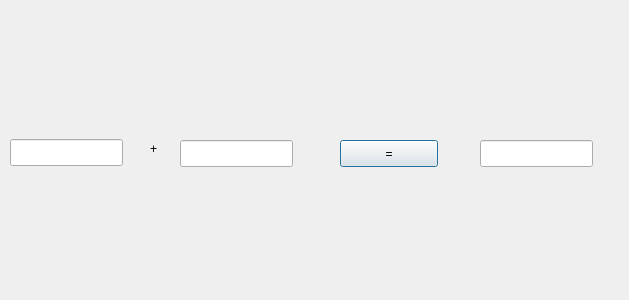
<?xml version="1.0" encoding="UTF-8"?>
<ui version="4.0">
 <class>Adder</class>
 <widget class="QDialog" name="Adder">
  <property name="geometry">
   <rect>
    <x>0</x>
    <y>0</y>
    <width>629</width>
    <height>300</height>
   </rect>
  </property>
  <property name="windowTitle">
   <string>Adder</string>
  </property>
  <widget class="QPushButton" name="equ">
   <property name="geometry">
    <rect>
     <x>340</x>
     <y>140</y>
     <width>98</width>
     <height>27</height>
    </rect>
   </property>
   <property name="text">
    <string>=</string>
   </property>
  </widget>
  <widget class="QLineEdit" name="add">
   <property name="geometry">
    <rect>
     <x>10</x>
     <y>139</y>
     <width>113</width>
     <height>27</height>
    </rect>
   </property>
  </widget>
  <widget class="QLabel" name="oper">
   <property name="geometry">
    <rect>
     <x>150</x>
     <y>140</y>
     <width>66</width>
     <height>17</height>
    </rect>
   </property>
   <property name="text">
    <string>+</string>
   </property>
  </widget>
  <widget class="QLineEdit" name="added">
   <property name="geometry">
    <rect>
     <x>180</x>
     <y>140</y>
     <width>113</width>
     <height>27</height>
    </rect>
   </property>
  </widget>
  <widget class="QLineEdit" name="res">
   <property name="geometry">
    <rect>
     <x>480</x>
     <y>140</y>
     <width>113</width>
     <height>27</height>
    </rect>
   </property>
  </widget>
 </widget>
 <layoutdefault spacing="6" margin="11"/>
 <resources/>
 <connections/>
</ui>
